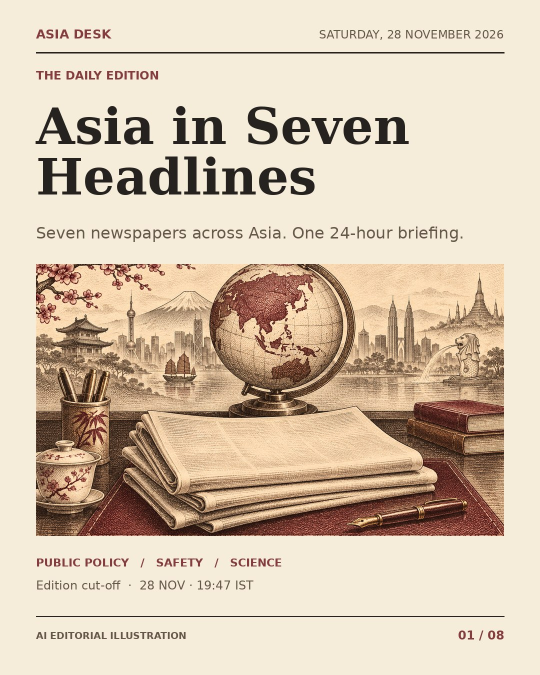
#> input picture asia-desk/editions/2026-11-28/slides/01.jpg, 1080 x 1350 px, given in place of 00.png, which was not available (shown at 1/2 size)
$ python build.py
#> lines starting #> are read from the running program, lines starting #| are printed output that depends on the picture
### asia-desk/editions/2026-11-28/render.py
import json
from pathlib import Path
import sys

from PIL import Image, ImageDraw, ImageFont, ImageOps

ROOT = Path(__file__).resolve().parent
SERIF = "/usr/share/fonts/truetype/dejavu/DejaVuSerif-Bold.ttf"
SANS = "/usr/share/fonts/truetype/dejavu/DejaVuSans.ttf"
BOLD = "/usr/share/fonts/truetype/dejavu/DejaVuSans-Bold.ttf"
PAPER, INK, MUTED, RED = "#f5ecd9", "#25221f", "#655749", "#843c3c"
W, H = 1080, 1350
LEFT, RIGHT = 72, 1008

def font(path, size):
    return ImageFont.truetype(path, size)

def wrap(draw, value, face, width):
    lines = [""]
    for word in value.split():
        test = f"{lines[-1]} {word}".strip()
        if lines[-1] and draw.textlength(test, font=face) > width:
            lines.append(word)
        else:
            lines[-1] = test
    return "\n".join(lines)

def draw_block(draw, value, y, face, color, spacing=7):
    text = wrap(draw, value, face, RIGHT - LEFT)
    draw.multiline_text((LEFT, y), text, font=face, fill=color, spacing=spacing)
    return draw.multiline_textbbox((LEFT, y), text, font=face, spacing=spacing)[3]

def art_crop(img, col, row):
    w, h = img.size
    return img.crop((col*w//2+3, row*h//4+3, (col+1)*w//2-3, (row+1)*h//4-3))

def frame(data, index, art, story=None):
    page = Image.new("RGB", (W,H), PAPER)
    d = ImageDraw.Draw(page)
    def rule(y, width=2, fill=INK):
        d.line((LEFT,y,RIGHT,y), fill=fill, width=width)
    d.text((LEFT,53),"ASIA DESK",font=font(BOLD,25),fill=RED)
    d.text((RIGHT,55),data["edition"].upper(),font=font(SANS,23),fill=MUTED,anchor="ra")
    rule(105,3)
    if story is None:
        d.text((LEFT,137),"THE DAILY EDITION",font=font(BOLD,23),fill=RED)
        draw_block(d,"Asia in Seven Headlines",194,font(SERIF,100),INK)
        draw_block(d,"Seven newspapers across Asia. One 24-hour briefing.",447,font(SANS,32),MUTED)
        top,bottom = 528,1072
        d.text((LEFT,1112),"PUBLIC POLICY   /   SAFETY   /   SCIENCE",font=font(BOLD,22),fill=RED)
        d.text((LEFT,1156),"Edition cut-off  ·  "+data["cutoff"],font=font(SANS,24),fill=MUTED)
    else:
        d.text((LEFT,140),story["desk"]+"   /   "+story["label"],font=font(BOLD,24),fill=RED)
        for size in (72,68,64,60):
            heading = font(SERIF,size)
            wrapped = wrap(d,story["headline"],heading,RIGHT-LEFT)
            if wrapped.count("\n") < 3:
                break
        end = draw_block(d,story["headline"],191,heading,INK,8)
        end = draw_block(d,story["deck"],end+31,font(SANS,32),MUTED,9)
        top,bottom = max(486,end+29),1098
        d.text((LEFT,1135),story["source"],font=font(BOLD,27),fill=INK)
        d.text((LEFT,1180),story["time"],font=font(SANS,22),fill=MUTED)
    assert bottom-top >= 385
    page.paste(ImageOps.fit(art,(RIGHT-LEFT,bottom-top),method=Image.Resampling.LANCZOS),(LEFT,top))
    rule(1232,2)
    d.text((LEFT,1260),"AI EDITORIAL ILLUSTRATION",font=font(BOLD,19),fill=MUTED)
    d.text((RIGHT,1256),f"{index:02d} / 08",font=font(BOLD,24),fill=RED,anchor="ra")
    return page

# [12 lines left out: function render, not called in this run]

# [2 lines that do not run on import are left out]

### asia-desk/editions/2026-11-28/build.py
import json
from datetime import datetime,timedelta
from pathlib import Path
from PIL import Image
from render import frame
ROOT=Path(__file__).resolve().parent
stories=[
dict(desk='JAPAN',source='The Japan Times / Jiji',label='DEFENCE POLICY',headline='Japan weighs nuclear-submarine wording',deck='Sources expect revised security documents to call for a decision; acquisition remains undecided.',url='https://www.japantimes.co.jp/news/2026/11/28/japan/japan-nuclear-submarines-security-documents/',time='28 Nov · Date only · JST',published='2026-11-28',updated=None,timezone='Asia/Tokyo',precision='date',listing='https://www.japantimes.co.jp/latest-news/1/',position=3),
dict(desk='SOUTH KOREA',source='The Korea Herald',label='DATA BREACH',headline='Korea Post confirms customer data breach',deck='One day’s analysis found 113,855 customers affected. Names, addresses and phone numbers were exposed; the postal service says the full extent remains under investigation.',url='https://www.koreaherald.com/article/10952405',time='28 Nov · 16:49 KST · Updated',published='2026-11-28T11:13:20+09:00',updated='2026-11-28T16:49:05+09:00',timezone='Asia/Seoul',precision='second',listing='https://www.koreaherald.com/',position=2),
dict(desk='HONG KONG',source='South China Morning Post',label='BUILDING SAFETY',headline='Scaffolding fire prompts Tuen Mun evacuation',deck='About 200 people left an industrial building Saturday. Police reported no injuries as of 2:50pm; the cause was under investigation.',url='https://www.scmp.com/news/hong-kong/society/article/3376121/about-200-evacuated-scaffolding-catches-fire-hong-kong-industrial-building',time='28 Nov · 21:32 HKT · Updated',published='2026-11-28T15:36:00+08:00',updated='2026-11-28T21:32:00+08:00',timezone='Asia/Hong_Kong',precision='minute',listing='https://www.scmp.com/news/hong-kong',position=1),
dict(desk='SINGAPORE',source='The Straits Times',label='REGIONAL REPORT',headline='Mumbai water plan raises fishing concerns',deck='Coastal communities fear desalination discharge could harm livelihoods.',url='https://www.straitstimes.com/asia/south-asia/mumbai-will-get-its-first-desalination-plant-but-fishermen-fear-their-catches-will-dry-up',time='28 Nov · 18:01 SGT · Updated',published='2026-11-28T15:00:00+08:00',updated='2026-11-28T18:01:00+08:00',timezone='Asia/Singapore',precision='minute',listing='https://www.straitstimes.com/global',position=1),
dict(desk='INDIA',source='The Indian Express',label='OPPOSITION',headline='INDIA bloc plans to oppose delimitation Bill',deck='After Saturday’s meeting, Kharge said the alliance would oppose the proposal. He alleged it would disadvantage SC/ST representation; those claims remain attributed to him.',url='https://indianexpress.com/article/political-pulse/mallikarjun-kharge-delimitation-bill-injustice-sc-st-attack-democracy-10982398/',time='28 Nov · 16:02 IST · Updated',published=None,updated='2026-11-28T16:02:00+05:30',timezone='Asia/Kolkata',precision='minute',listing='https://indianexpress.com/',position=2),
dict(desk='INDONESIA',source='The Jakarta Post',label='POLICE INQUIRY',headline='Police question Jokowi ally as witness',deck='Budi Arie Setiadi attended Friday’s questioning in an alleged treason inquiry. Fellow witness Devid Agus Yunanto did not attend and is to be summoned again Monday.',url='https://www.thejakartapost.com/indonesia/2026/11/28/police-summon-jokowi-allies-for-questioning-in-treason-probe',time='28 Nov · 17:07 WIB · Published',published='2026-11-28T17:07:52+07:00',updated=None,timezone='Asia/Jakarta',precision='second',listing='https://www.thejakartapost.com/indonesia',position=1),
dict(desk='PAKISTAN',source='Dawn',label='SPACE',headline='Pakistan’s leaders call astronaut in orbit',deck='Shehbaz and Munir spoke Saturday with Zeeshan Ali aboard China’s space station.',url='https://www.dawn.com/news/2047663/beacon-of-light-pm-shehbaz-cdf-munir-speak-with-astronaut-zeeshan-ali-aboard-chinas-space-station',time='28 Nov · 16:25 PKT · Updated',published='2026-11-28',updated='2026-11-28T16:25:00+05:00',timezone='Asia/Karachi',precision='minute',listing='https://www.dawn.com/',position=1),
]
for s in stories:
 s['verified']=True
 s['published_precision']='date' if s['published'] and len(s['published'])==10 else ('not_exposed' if s['published'] is None else s['precision'])
 s['updated_precision']=s['precision'] if s['updated'] else 'not_exposed'
 s['verification_note']='Original publisher URL and prominent listing checked. Missing separate timestamps remain null. Time zones follow publisher locale.'
for i in (0,2,5):stories[i]['verification_note']+=' Direct access restricted; indexed publisher article content used for verification.'
stories[0]['verification_note']+=' Date-only publication; exact age not determinable. Saturday report attributes expected wording to sources speaking Friday. No acquisition approval asserted.'
stories[1]['verification_note']+=' 113,855 is a lower bound from one day’s data, not a confirmed total for the incident.'
stories[2]['verification_note']+=' Latest observed indexed update 21:32 HKT; earlier indexed version showed 15:38. Injury status is explicitly limited to 14:50 HKT.'
stories[3]['verification_note']+=' Saturday original field report about a previously announced project. Environmental damage is a residents’ concern, not an established outcome. Singapore denotes publisher locale, not event location.'
stories[4]['verification_note']+=' Publication time not separately exposed. Saturday opposition meeting is a new development after yesterday’s Cabinet approval. Allegations attributed; Bill not presented as enacted.'
stories[5]['verification_note']+=' Witness status preserved; neither witness is described as convicted or charged. Saturday publication reports Friday questioning.'
stories[6]['verification_note']+=' Publication date only; exact update exposed. Saturday call is the fresh development, not a newly occurring launch.'
data=dict(id='ASIA-20261128',date='2026-11-28',edition='Saturday, 28 November 2026',cutoff='28 NOV · 19:47 IST',window_start='2026-11-27T19:47:00+05:30',window_end='2026-11-28T19:47:00+05:30',release_tag='asia-desk-2026-11-28',stories=stories,selection_note='First three prominent stories per source reviewed. Seven distinct events; shared events/wire copy not selected twice. Published/updated timestamp freshness checked; date-only precision retained. Today’s Japan policy report is relevant but exact hour cannot be established. Some publisher pages required indexed original content.')
data['reviewed_candidates']={'The Japan Times':['Births','Wrestling obituary','Submarine policy'],'The Korea Herald':['AI groundbreaking','Postal breach','North Korea visit speculation'],'South China Morning Post':['Industrial fire','Murder trial testimony','University town tenders'],'The Straits Times':['Water project','In-flight incident','Royal recovery film'],'The Indian Express':['Women’s quota electoral history','Opposition meeting','Delimitation questions'],'The Jakarta Post':['Witness questioning','Nusantara priorities','Teacher pay reaction'],'Dawn':['Space call','Iran live coverage','Bilawal remarks']}
data['selection_rejections']=['Japan births report not selected because substantially similar first-half figures were reported November 5; chose current policy wording report instead.','Indonesia teacher pay reaction not selected to avoid repeating yesterday’s central event.']
cutoff=datetime.fromisoformat(data['window_end'])
for s in stories:
 stamp=s['updated'] or s['published']
 if stamp and 'T' in stamp: assert cutoff-timedelta(hours=24)<=datetime.fromisoformat(stamp)<=cutoff,(s['source'],stamp)
(ROOT/'edition.json').write_text(json.dumps(data,indent=2,ensure_ascii=False))
out=ROOT/'slides';out.mkdir(exist_ok=True)
for i,s in enumerate([None]+stories):
 art=Image.open(ROOT/f'art/{i:02d}.png').convert('RGB')
#> art is the input picture: PIL image 1080x1350 RGB; mean R, G, B 213.6, 196, 174.2
 frame(data,i+1,art,s).save(out/f'{i+1:02d}.jpg',quality=87,optimize=True)
#> in frame, `page = Image.new("RGB", (W,H), PAPER)`:
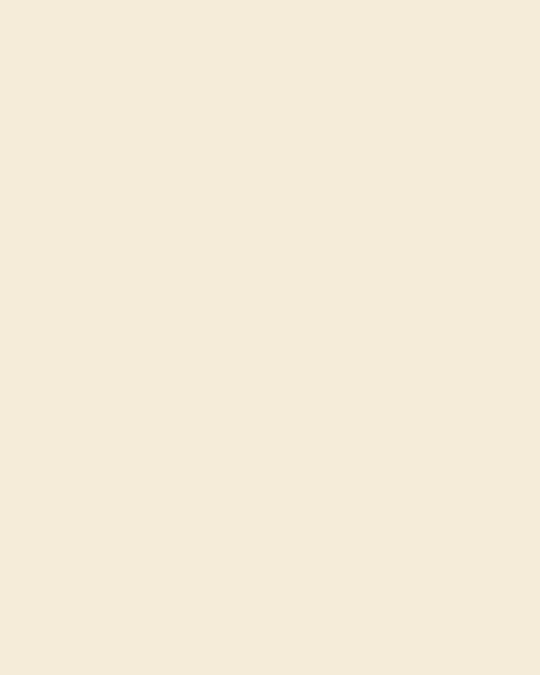
#> page: PIL image 1080x1350 RGB (shown at 1/2 size); mean R, G, B 245, 236, 217
#> in frame, `page.paste(ImageOps.fit(art,(RIGHT-LEFT,bottom-top),method=Image.Resam..`:
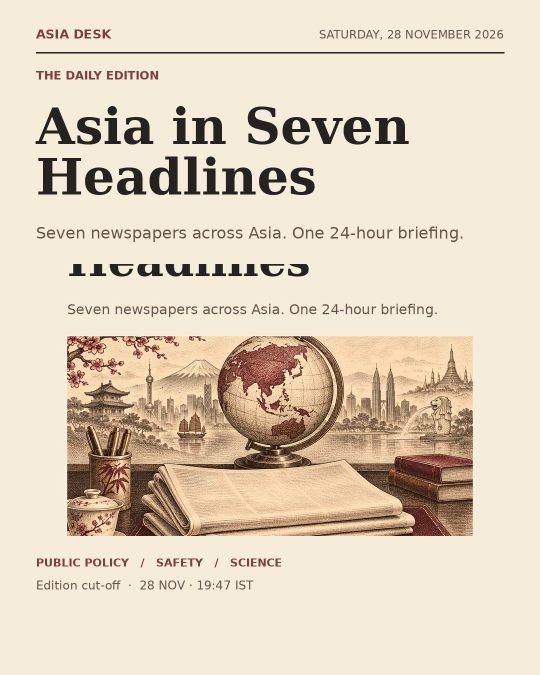
#> page: PIL image 1080x1350 RGB (shown at 1/2 size); mean R, G, B 223.4, 209, 188
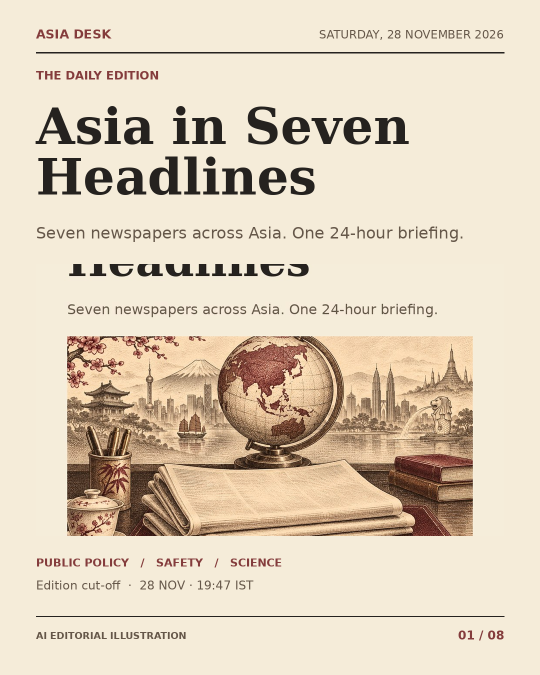
#> saved as 01.jpg: PIL image 1080x1350 RGB (shown at 1/2 size); mean R, G, B 222.9, 208.5, 187.5
#> (the run stopped early here; a loop or call above may not have finished)
